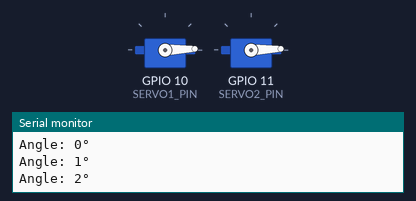
Recording of a sketch running on a simulated ESP32-S3. On the bench: 2 × servo, the last lines printed to the serial monitor.

Above: at 0.05 s.
At 1.75 s:
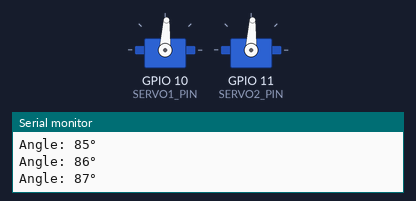
At 3.45 s:
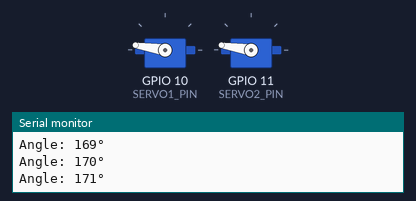
At 6.9 s:
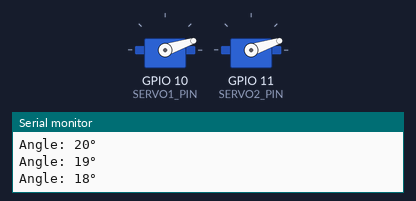
Timing chart, 0 to 9.4 s (numbered marks = the images above):
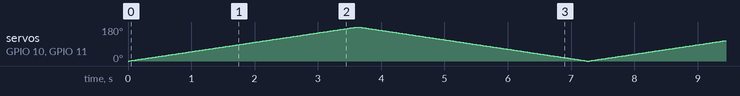

The sketch:

07-023_Servo_motor_dual.ino
```cpp
/*  07.023 - Dual Servo Motor Control for ESP32-S3
 *
 * Course: IoT Development with ESP32-S3
 * Target Hardware: ESP32-S3-DevKitC-1 v1.1
 * Module: ESP32-S3-WROOM-1-N16R16V
 *
 * This sketch demonstrates how to control two servo motors using the updated
 * ESP32-S3 platform and the modern Servo library. The motors are swept across
 * a full 180-degree range in both directions using the updated API and GPIOs.
 *
 * HARDWARE INFORMATION:
 * =====================
 * Board: ESP32-S3-DevKitC-1 v1.1
 * USB-C power with native USB support
 * Flash: 16 MB, PSRAM: 16 MB
 * GPIOs: Use GPIO1–21 for general I/O. Avoid GPIO35–37 (reserved).
 *
 * CIRCUIT DIAGRAM:
 * ================
 *
 *        +-------------------+          +-------------------+
 *        |    ESP32-S3 Dev   |          |   Servo Motor 1   |
 *        |    GPIO10 (PWM1)  |----------| Orange (signal)   |
 *        |    GND            |----------| Brown (GND)       |
 *        |    5V             |----------| Red (V+)          |
 *        +-------------------+
 *                                         +-------------------+
 *        |    GPIO11 (PWM2)  |----------| Orange (signal)   |
 *                                 Servo Motor 2             |
 *                                      GND / 5V as above
 *
 * COMPONENTS:
 * ===========
 * - ESP32-S3-DevKitC-1 v1.1
 * - 2x Hobby servo motors (e.g., SG90)
 * - External 5V power supply (recommended for servo power)
 * - Breadboard and jumper wires
 *
 * GPIO ASSIGNMENTS:
 * =================
 * - Servo 1 Signal: GPIO10
 * - Servo 2 Signal: GPIO11
 *
 * TECHNICAL NOTES:
 * ================
 * - Use an external 5V source capable of supplying at least 1A for both servos.
 * - The ESP32-S3 pins can only supply a limited amount of current—never power
 *   motors directly from ESP32 5V rail.
 * - Use common GND between ESP32 and external servo power.
 *
 * IDE REQUIREMENTS:
 * =================
 * - Arduino IDE 2.0+
 * - ESP32 Arduino Core v3.0+
 * - Board: "ESP32S3 Dev Module"
 * - Library: ESP32-Arduino-Servo-Library
 *   https://github.com/RoboticsBrno/ESP32-Arduino-Servo-Library
 *
 * Created: April 1, 2019 by Peter Dalmaris
 * Updated: July 28, 2025 for ESP32-S3 compatibility
 */

#include <ESP32Servo.h>

// ===== Configuration Constants =====
constexpr int SERVO1_PIN = 10;
constexpr int SERVO2_PIN = 11;
constexpr int SWEEP_DELAY_MS = 20;

// ===== Global Objects =====
Servo servo1;
Servo servo2;

// ====== Initialization =====
void setup() {
    Serial.begin(115200);
    Serial.println("Dual Servo Motor Control - ESP32-S3");

    // Attach servos to GPIO pins
    if (!servo1.attach(SERVO1_PIN)) {
        Serial.println("Error: Failed to attach Servo 1");
    }
    if (!servo2.attach(SERVO2_PIN)) {
        Serial.println("Error: Failed to attach Servo 2");
    }
}

// ====== Main Loop =====
void loop() {
    sweepServos(0, 180, SWEEP_DELAY_MS);     // Forward sweep
    sweepServos(180, 0, SWEEP_DELAY_MS);     // Backward sweep
}

// ====== Helper Function =====
void sweepServos(int fromDeg, int toDeg, int delayMs) {
    int step = (fromDeg < toDeg) ? 1 : -1;
    for (int pos = fromDeg; pos != toDeg + step; pos += step) {
        servo1.write(pos);
        servo2.write(pos);
        Serial.printf("Angle: %d°\n", pos);
        delay(delayMs);
    }
}
```
